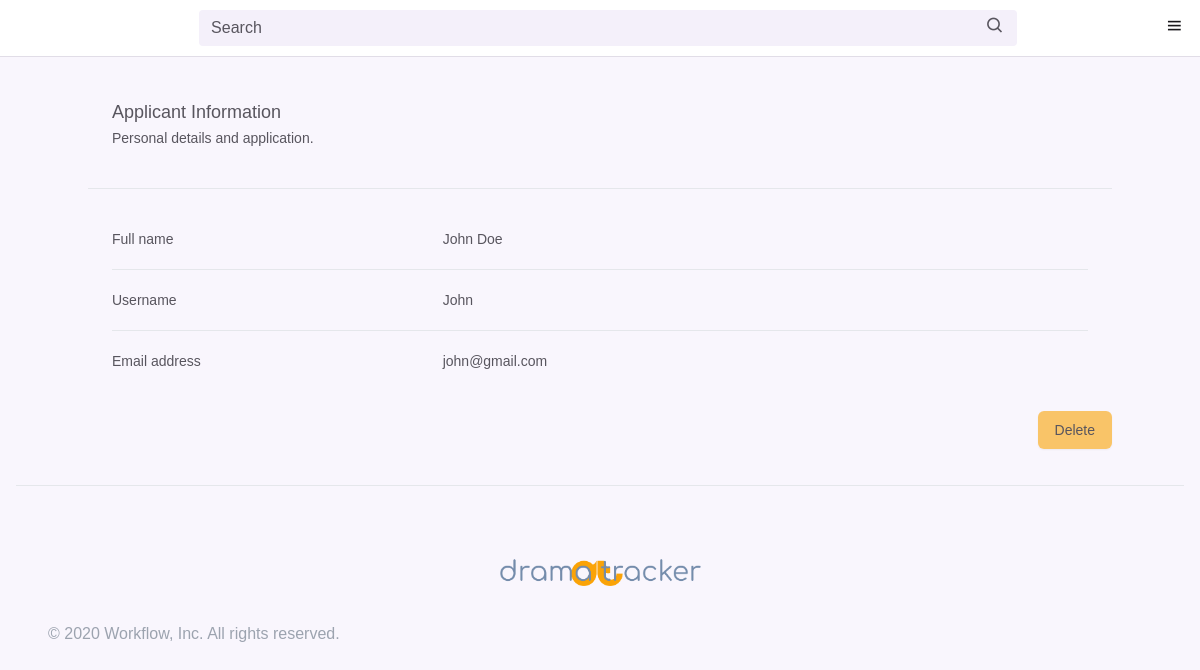
Page /profile/John on the committed database.
### tracker/models.py (models this page shows, shortened)
class User(AbstractUser):
    avatar = models.ImageField(
        upload_to='tracker/static/tracker/img/avatar', default="tracker/static/tracker/img/avatar/default.jpg", null=True, blank=True)

### tracker/views.py (the view)
# urls.py: path("profile/<str:name>", views.profile, name="profile"),
def profile(request, name):
    user = User.objects.get(username=name)
    if request.method == "POST":
        u = User.objects.get(username=name)
        u.delete()
        return HttpResponseRedirect(reverse("index"))
    return render(request, "tracker/profile.html", {
        "user": user
    })

### tracker/templates/tracker/profile.html (shortened to what this page needs)
{% extends "tracker/layout.html" %}
{% load static %}
{% block body %}
<div class="px-4 py-5 sm:px-6">
    <h3 class="text-lg leading-6 font-medium ">Applicant Information</h3>
    <p class="mt-1 max-w-2xl text-sm">Personal details and application.</p>
</div>
<div class="mt-5 border-t border-gray-200 container px-4 py-5 sm:px-6">
    <dl class="divide-y divide-gray-200">
        <div class="py-4 sm:py-5 sm:grid sm:grid-cols-3 sm:gap-4">
            <dt class="text-sm font-medium">Full name</dt>
            <dd class="mt-1 flex text-sm  sm:mt-0 sm:col-span-2">
                <span class="flex-grow">{{user.first_name}} {{user.last_name}}</span>
            </dd>
        </div>
        <div class="py-4 sm:grid sm:py-5 sm:grid-cols-3 sm:gap-4">
            <dt class="text-sm font-medium">Username</dt>
            <dd class="mt-1 flex text-sm  sm:mt-0 sm:col-span-2">
                <span class="flex-grow">{{user.username}}</span>
            </dd>
        </div>
        <div class="py-4 sm:grid sm:py-5 sm:grid-cols-3 sm:gap-4">
            <dt class="text-sm font-medium">Email address</dt>
            <dd class="mt-1 flex text-sm  sm:mt-0 sm:col-span-2">
                <span class="flex-grow">{{user.email}}</span>
            </dd>
        </div>
    </dl>
</div>
<div class="flex justify-end mb-9">
    <form action="{% url 'profile' user.username %}" method="post">
        <div>
            <button type="submit"
                class="w-full button-color flex justify-center py-2 px-4 border border-transparent rounded-md shadow-sm text-sm font-medium text-white bg-indigo-600 hover:bg-indigo-700 focus:outline-none focus:ring-2 focus:ring-offset-2 focus:ring-indigo-500">Delete</button>
        </div>
    </form>
</div>
{% endblock %}

### tracker/static/tracker/styles.css (style rules this page uses)
:root { --header-height: 3.5rem; --nav-width: 219px; --first-color: rgb(250, 163, 7); --first-color-light: #F4F0FA; --title-color: #19181B; --text-color: #58555E; --text-color-light: #A5A1AA; --body-color: #F9F6FD; --container-color: #FFFFFF; --body-font: 'Poppins', sans-serif; --normal-font-size: .938rem; --small-font-size: .75rem; --smaller-font-size: .75rem; --font-medium: 500; --font-semi-bold: 600; --z-fixed: 100; }
@media screen and (min-width: 1024px) { :root { --normal-font-size: 1rem; --small-font-size: .875rem; --smaller-font-size: .813rem; } }
body { margin: var(--header-height) 0 0 0; padding: 1rem 1rem 0; font-family: var(--body-font); font-size: var(--normal-font-size); background-color: var(--body-color); color: var(--text-color); }
h3 { margin: 0; }
.button-color { color: var(--text-color) !important; background: rgba(250, 165, 7, 0.605) !important; }

### rows in the picture
User: first_name "John", last_name "Doe", username "John", email "john@gmail.com"
